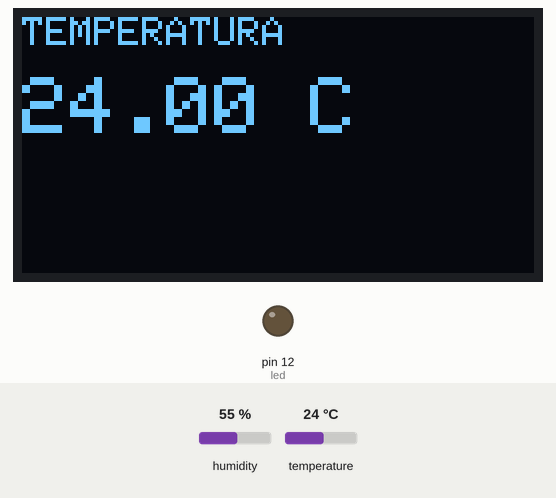
This sketch was run on a simulated Arduino Uno, built with avr-gcc and run on an emulated ATmega328P. Parts: 128×64 one-colour display, output pins drawn as LEDs (lit = HIGH). Dashed ring = blinking. The test bench sets the inputs (shaded band); at power-on: temperature 24 °C, humidity 55 %. What the sketch prints to the serial monitor is not drawn.

Above: at 1.2 s.
1.3 s: temperature set to 34 °C
At 3.6 s:
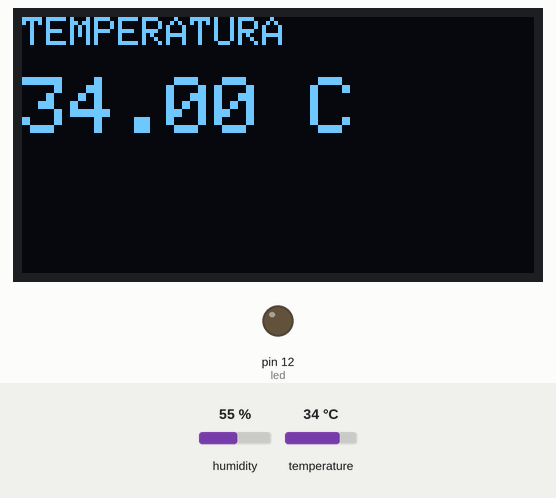
4.1 s: temperature set to 37 °C
At 4.6 s:
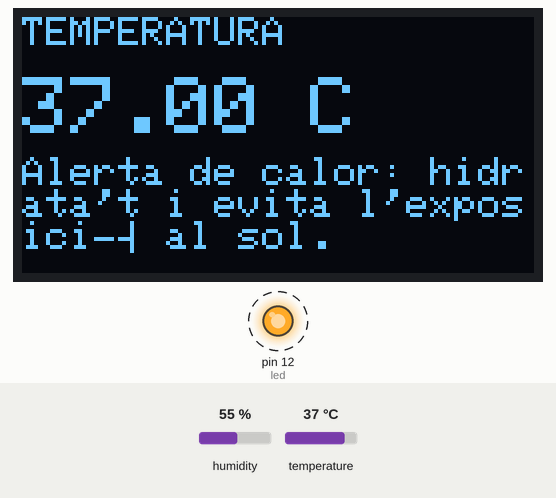
6.9 s: temperature set to 12 °C
At 9.6 s:
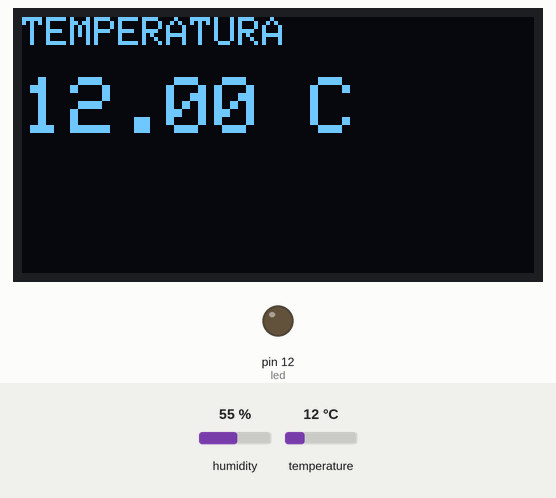
Timing chart, 0 to 11.1 s (numbered marks = the images above; inputs shaded):
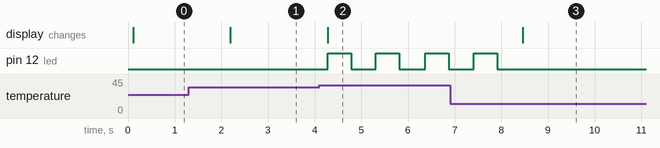

The sketch:

alertatemperatura.ino
```cpp
#include <DHT.h>
#include <Wire.h>
#include <Adafruit_GFX.h>
#include <Adafruit_SSD1306.h>

#define SCREEN_WIDTH 128
#define SCREEN_HEIGHT 64

Adafruit_SSD1306 display(SCREEN_WIDTH, SCREEN_HEIGHT, &Wire, -1);

#define DHTPIN 8
#define DHTTYPE DHT11

int led=12;

DHT dht(DHTPIN, DHTTYPE);

void setup() {
  Serial.begin(9600);
  dht.begin();

  pinMode(led, OUTPUT);

  display.begin(SSD1306_SWITCHCAPVCC, 0x3C);
  display.clearDisplay();
  display.display();
}

void loop() {
  float temperatura = dht.readTemperature();

  Serial.print("Temperatura: ");
  Serial.print(temperatura);
  Serial.println(" C");

  display.clearDisplay();
  display.setTextColor(SSD1306_WHITE);

  display.setTextSize(1);
  display.setCursor(0, 0);
  display.print("TEMPERATURA");

  display.setTextSize(2);
  display.setCursor(0, 15);
  display.print(temperatura);
  display.print(" C");

  if (temperatura > 35) {
    display.setTextSize(1);
    display.setCursor(0, 35);
    display.print("Alerta de calor: hidrata't i evita l'exposició al sol.");
    display.display();

    digitalWrite(led, HIGH);
    delay(500);
    digitalWrite(led, LOW);
    delay(500);
  }
  else {
    display.display();
    digitalWrite(led, LOW);
    delay(1000);
  }
}
```

Measured:
- the behaviour switches between 35 and 36 °C on temperature (found by bisection; images 1 and 2)
- after the input at 1.3 s, the display: changes after 0.89 s (image 1)
- after the input at 4.1 s, pin 12 (led): alternates HIGH for 0.50 s and LOW for 0.55 s, starting after 0.18 s; the display: changes after 0.18 s (image 2)
- after the input at 6.9 s, pin 12 (led): goes on until 7.9 s, then stays LOW; the display: changes after 1.6 s (image 3)
